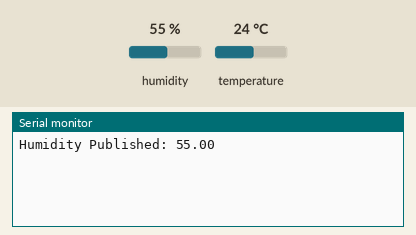
This program was run on a simulated ESP32. Parts: the last lines printed to the serial monitor. The test bench sets the inputs (shaded band); at power-on: humidity 55 %, temperature 24 °C. WiFi joins after 1.5 s; servers stay silent unless stated; no MQTT or app messages arrive unless stated.

Above: at 2.7 s.
2.8 s: humidity set to 22 %
At 7.6 s:
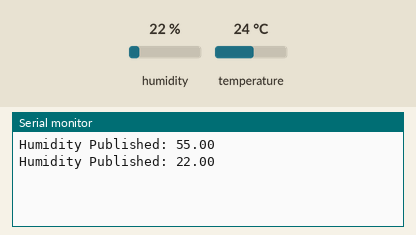
8.8 s: humidity set to 40 %
At 12.8 s:
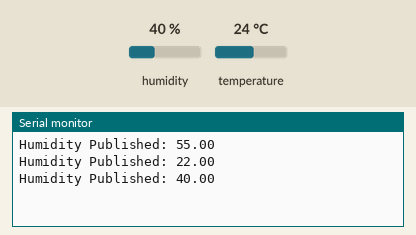
Timing chart, 0 to 14.3 s (numbered marks = the images above; inputs shaded):
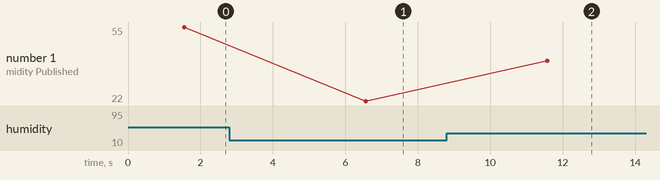

The program:

main.cpp
```cpp
/****************************************************
 * ESP32 MQTT PUBLISHER - HUMIDITY
 * Topic: home/lab2/hum
 ****************************************************/
//Rizwana Bashir
//23-NTU-CS-1088
#include <Arduino.h>
#include <WiFi.h>
#include <PubSubClient.h>
#include "DHT.h"

// WiFi
char ssid[] = "Wokwi-GUEST";
char pass[] = "";

// MQTT
const char* mqtt_server = "192.168.209.1";
const int mqtt_port = 1883;
const char* TOPIC_HUM = "home/lab2/hum";

// DHT
#define DHTPIN 23
#define DHTTYPE DHT22
DHT dht(DHTPIN, DHTTYPE);

WiFiClient espClient;
PubSubClient mqtt(espClient);

void connectWiFi() {
  WiFi.begin(ssid, pass);
  while (WiFi.status() != WL_CONNECTED) delay(500);
}

void connectMQTT() {
  while (!mqtt.connected()) {
    if (mqtt.connect("PUB_HUM_ESP32")) break;
    delay(2000);
  }
}

void setup() {
  Serial.begin(115200);
  dht.begin();
  connectWiFi();
  mqtt.setServer(mqtt_server, mqtt_port);
  connectMQTT();
}

void loop() {
  if (!mqtt.connected()) connectMQTT();
  mqtt.loop();

  float hum = dht.readHumidity();
  if (isnan(hum)) return;

  char buf[8];
  dtostrf(hum, 4, 2, buf);

  mqtt.publish(TOPIC_HUM, buf);
  Serial.print("Humidity Published: ");
  Serial.println(buf);

  delay(5000);
}
```

Measured:
- after the input at 2.8 s, the serial monitor: prints a new line after 3.8 s (image 1)
- after the input at 8.8 s, the serial monitor: prints a new line after 2.8 s (image 2)
- plotted number 1: 55 → 22 after the input at 2.8 s, 22 → 40 after the input at 8.8 s
